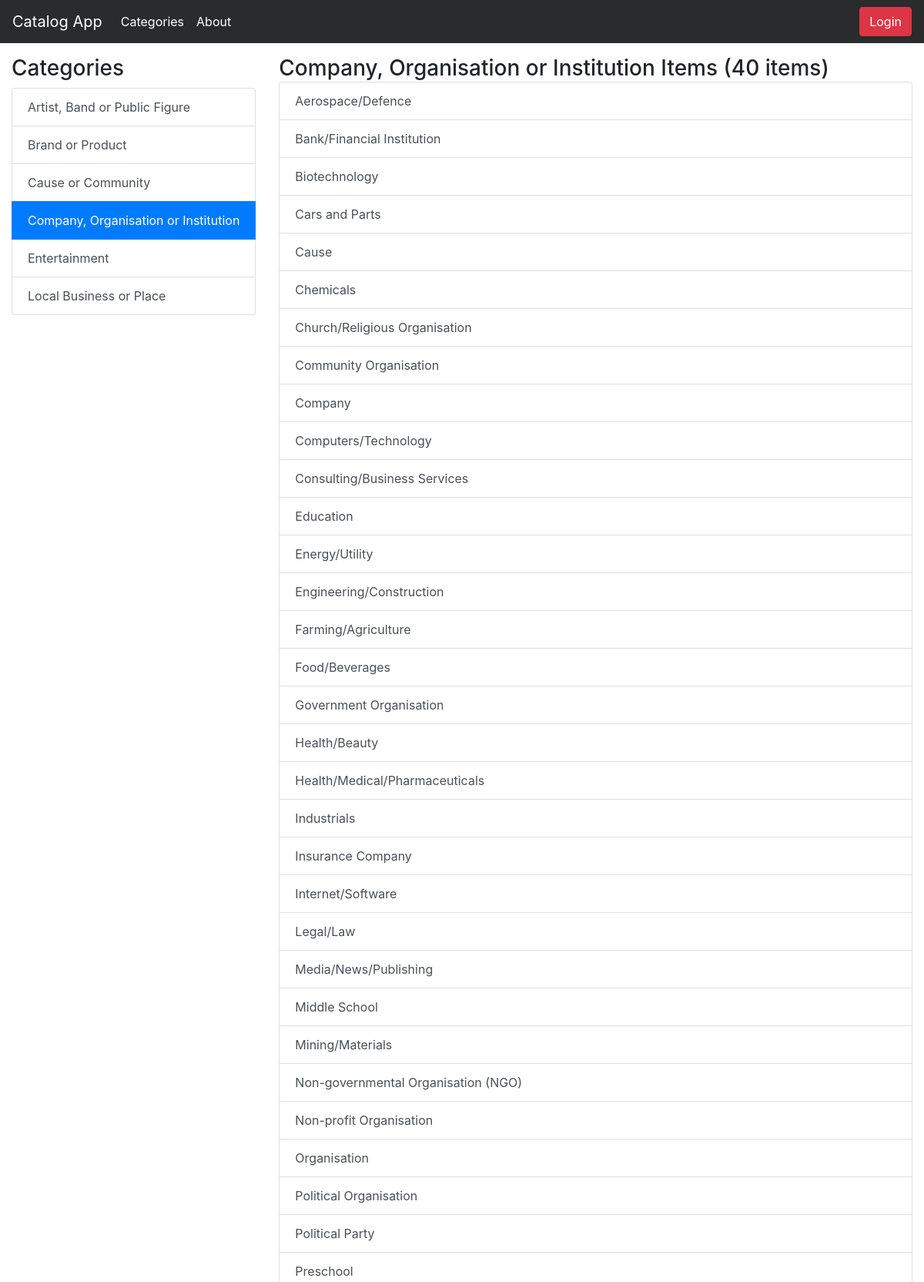
Page /catalog/Company, Organisation or Institution/items (upper part) on the committed database.
### models.py (models this page shows, shortened)
class Category(Base):
    __tablename__ = "category"
    id = Column(Integer, primary_key = True)
    name = Column(String(80), nullable = False, index = True)
    created_date = Column(DateTime, default = datetime.utcnow, nullable = False)
    updated_date = Column(DateTime, default = datetime.utcnow, onupdate = datetime.utcnow, nullable = False)
    user_id = Column(Integer, ForeignKey("user.id"))
    user = relationship(User)

class Item(Base):
    __tablename__ = "item"
    __table_args__ = (UniqueConstraint('category_id', 'title', name = 'key'),)
    id = Column(Integer, primary_key = True)
    title = Column(String(80), nullable = False)
    description = Column(String(250))
    created_date = Column(DateTime, default = datetime.utcnow)
    updated_date = Column(DateTime, default = datetime.utcnow, onupdate = datetime.utcnow)
    category_id = Column(Integer, ForeignKey("category.id"))
    category = relationship(Category)
    user_id = Column(Integer, ForeignKey("user.id"))
    user = relationship(User)

### application.py (the view)
@app.route("/catalog/<path:category_name>")
@app.route("/catalog/<path:category_name>/items")
def show_items(category_name):
    categories = session.query(Category).order_by(asc(Category.name)).all()
    category = session.query(Category).filter_by(name=category_name).first()
    items = session.query(Item).filter_by(category_id=category.id).all()
    if len(items) < 2:
        title = "{} Item ({} item)"
    else:
        title = "{} Items ({} items)"
    return render_template(
        "categories.html",
        items_title=title.format(category.name, len(items)),
        categories=categories,
        category=category,
        items=items)

### templates/categories.html (shortened to what this page needs)
{% extends "base.html" %}
{% block content %}
  <div class="row" style="margin-top: 12px;">
    <div class="col-auto">
      <h3>Categories</h3>
      {% if categories %}
        <div class="list-group">
          {% for c in categories %}
            <a href="{{url_for('show_items', category_name=c.name)}}"
              class="list-group-item list-group-item-action {% if category and category.name == c.name %}active{% endif %}">{{ c.name }}</a>
          {% endfor %}
        </div>
      {% else %}
        <div class="alert alert-warning" role="alert">
          No Categories Found!
        </div>
      {% endif %}
    </div>
    <div class="col">
      <span class="h3">{{ items_title }}</span>
      {% if items %}
        <div class="list-group">
          {% for i in items %}
            <a href="{{url_for('show_item', category_name=i.category.name, item_title=i.title)}}"
            class="list-group-item list-group-item-action">{{ i.title }}
              {% if not category %}<em class="text-danger">({{ i.category.name }})</em>{% endif %}</a>
          {% endfor %}
        </div>
      {% else %}
        <div class="alert alert-warning" role="alert">
          No Items Found!
        </div>
      {% endif %}
    </div>
  </div>
{% endblock %}

### static/styles.css (style rules this page uses)
.list-group { margin-bottom: 20px; }

### rows in the picture
Category: name "Artist, Band or Public Figure"
Category: name "Brand or Product"
Category: name "Cause or Community"
Category: name "Company, Organisation or Institution"
Category: name "Entertainment"
Category: name "Local Business or Place"
Item: title "Aerospace/Defence"
Item: title "Bank/Financial Institution"
Item: title "Biotechnology"
Item: title "Cars and Parts"
Item: title "Cause"
Item: title "Chemicals"
Item: title "Church/Religious Organisation"
Item: title "Community Organisation"
Item: title "Company"
Item: title "Computers/Technology"
Item: title "Consulting/Business Services"
Item: title "Education"
Item: title "Energy/Utility"
Item: title "Engineering/Construction"
Item: title "Farming/Agriculture"
Item: title "Food/Beverages"
Item: title "Government Organisation"
Item: title "Health/Beauty"
Item: title "Health/Medical/Pharmaceuticals"
Item: title "Industrials"
Item: title "Insurance Company"
Item: title "Internet/Software"
Item: title "Legal/Law"
Item: title "Media/News/Publishing"
Item: title "Middle School"
Item: title "Mining/Materials"
Item: title "Non-governmental Organisation (NGO)"
Item: title "Non-profit Organisation"
Item: title "Organisation"
Item: title "Political Organisation"
Item: title "Political Party"
Item: title "Preschool"

### other values in the picture
{{ items_title }} "Company, Organisation or Institution Items (40 items)"
